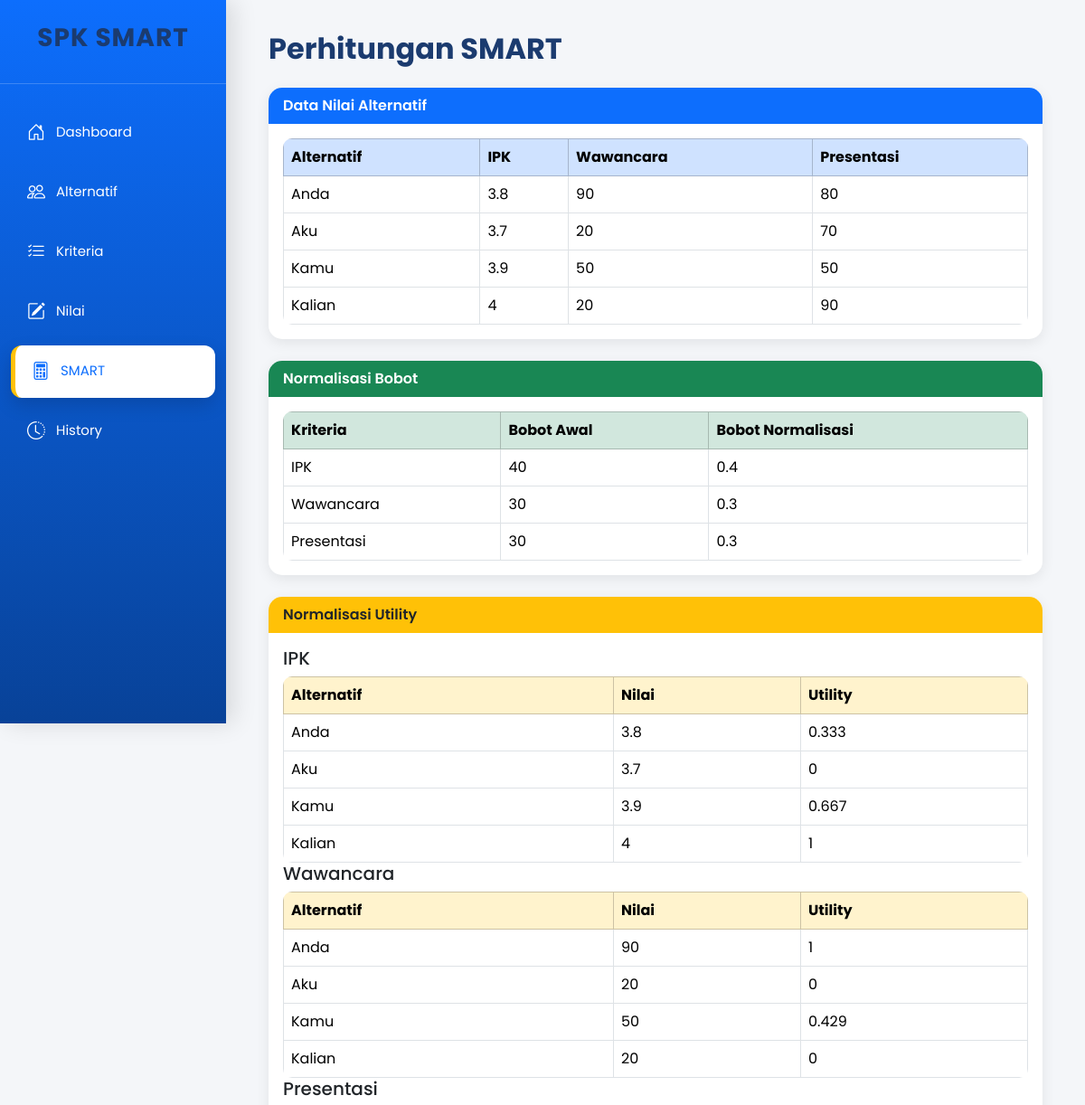
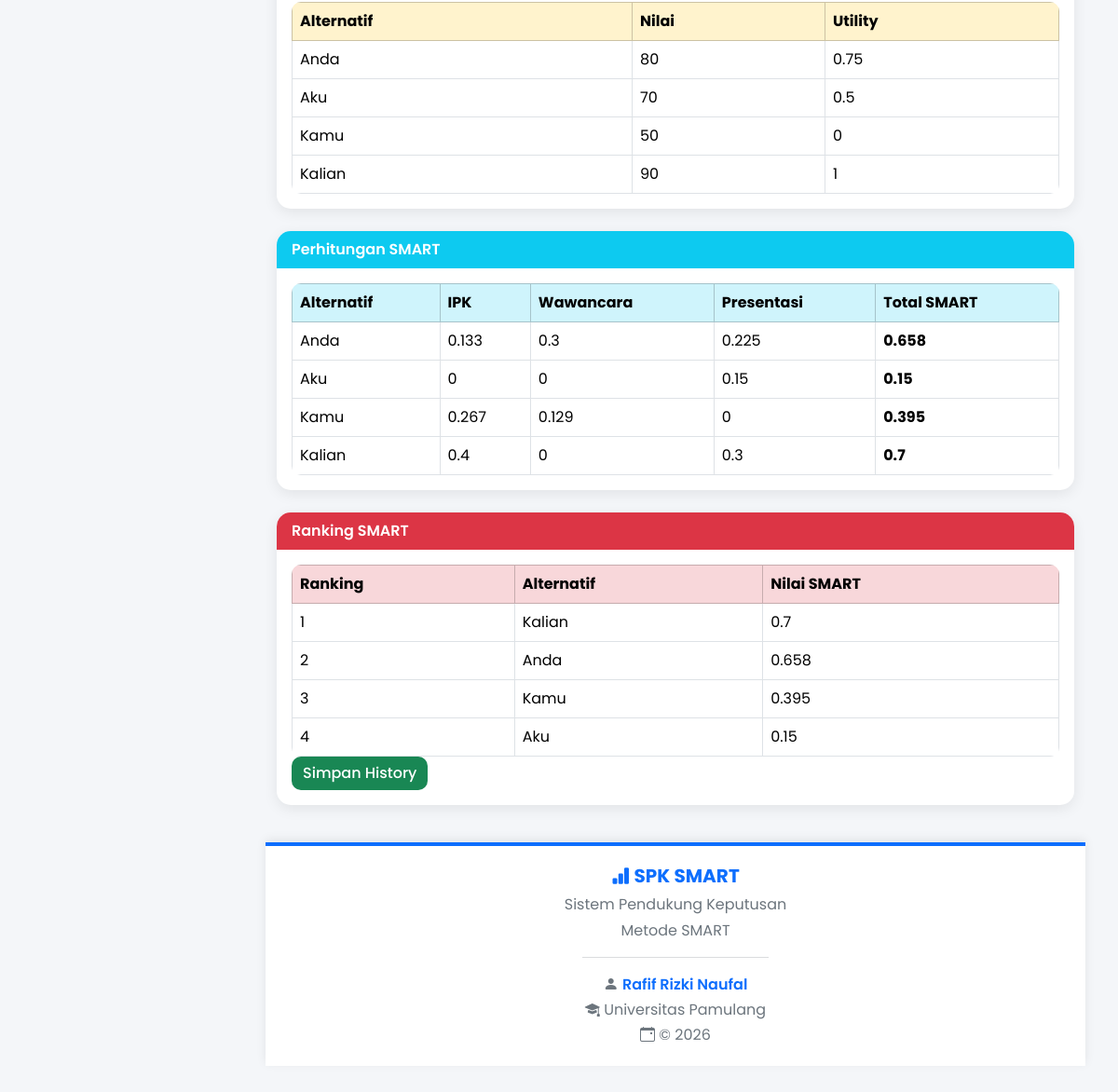
The page /smart/index.php on the database its author committed (2 pictures, top to bottom).
### tables this page shows
CREATE TABLE `kriteria` (
  `id_kriteria` int(11) NOT NULL,
  `nama_kriteria` varchar(100) NOT NULL,
  `bobot` double NOT NULL,
  `tipe` enum('benefit','cost') NOT NULL
);

CREATE TABLE `alternatif` (
  `id_alternatif` int(11) NOT NULL,
  `nama` varchar(100) NOT NULL
);

CREATE TABLE `nilai` (
  `id_nilai` int(11) NOT NULL,
  `id_alternatif` int(11) NOT NULL,
  `id_kriteria` int(11) NOT NULL,
  `nilai` double NOT NULL,
  `created_at` timestamp NOT NULL DEFAULT current_timestamp()
);

### smart/index.php (the view, shortened to what this page needs)
<?php
include "../config/koneksi.php";
include "../templates/header.php";
include "../templates/sidebar.php";
?>
<div class="container-fluid">
<h2 class="mb-4">Perhitungan SMART</h2>
<div class="card mb-4">
<div class="card-header bg-primary text-white">
Data Nilai Alternatif
</div>
<div class="card-body">
<table class="table table-bordered table-hover">
<thead class="table-primary">
<tr>
<th>Alternatif</th>
<?php
$kriteria = mysqli_query($conn,"SELECT * FROM kriteria ORDER BY id_kriteria");
while($k=mysqli_fetch_assoc($kriteria)){
?>
<th><?= $k['nama_kriteria']; ?></th>
<?php } ?>
</tr>
</thead>
<tbody>
<?php
$alternatif=mysqli_query($conn,"SELECT * FROM alternatif");
while($a=mysqli_fetch_assoc($alternatif)){
?>
<tr>
<td><?= $a['nama']; ?></td>
<?php
$kriteria=mysqli_query($conn,"SELECT * FROM kriteria ORDER BY id_kriteria");
while($k=mysqli_fetch_assoc($kriteria)){
$nilai=mysqli_query($conn,
"SELECT nilai
FROM nilai
WHERE id_alternatif='$a[id_alternatif]'
AND id_kriteria='$k[id_kriteria]'");
$n=mysqli_fetch_assoc($nilai);
?>
<td>
<?= $n['nilai'] ?? 0; ?>
</td>
<?php } ?>
</tr>
<?php } ?>
</tbody>
</table>
</div>
</div>
<div class="card mb-4">
<div class="card-header bg-success text-white">
Normalisasi Bobot
</div>
<div class="card-body">
<?php
$totalBobot=0;
$data=mysqli_query($conn,"SELECT * FROM kriteria");
while($d=mysqli_fetch_assoc($data)){
$totalBobot += $d['bobot'];
}
?>
<table class="table table-bordered">
<thead class="table-success">
<tr>
<th>Kriteria</th>
<th>Bobot Awal</th>
<th>Bobot Normalisasi</th>
</tr>
</thead>
<tbody>
<?php
$data=mysqli_query($conn,"SELECT * FROM kriteria");
while($d=mysqli_fetch_assoc($data)){
$normalisasi=$d['bobot']/$totalBobot;
?>
<tr>
<td><?= $d['nama_kriteria']; ?></td>
<td><?= $d['bobot']; ?></td>
<td><?= round($normalisasi,3); ?></td>
</tr>
<?php } ?>
</tbody>
</table>
</div>
</div>
<div class="card mb-4">
<div class="card-header bg-warning">
Normalisasi Utility
</div>
<div class="card-body">
<?php
$kriteria=mysqli_query($conn,"SELECT * FROM kriteria ORDER BY id_kriteria");
while($k=mysqli_fetch_assoc($kriteria)){
echo "<h5>".$k['nama_kriteria']."</h5>";
$max = mysqli_fetch_assoc(mysqli_query($conn,
"SELECT MAX(nilai) AS maxnilai
FROM nilai
WHERE id_kriteria='".$k['id_kriteria']."'"
));
$min = mysqli_fetch_assoc(mysqli_query($conn,
"SELECT MIN(nilai) AS minnilai
FROM nilai
WHERE id_kriteria='".$k['id_kriteria']."'"
));
?>
<table class="table table-bordered">
<tr class="table-warning">
<th>Alternatif</th>
<th>Nilai</th>
<th>Utility</th>
</tr>
<?php
$alternatif = mysqli_query($conn,"SELECT * FROM alternatif");
while($a=mysqli_fetch_assoc($alternatif)){
$n = mysqli_fetch_assoc(mysqli_query($conn,
"SELECT nilai
FROM nilai
WHERE id_alternatif='".$a['id_alternatif']."'
AND id_kriteria='".$k['id_kriteria']."'"
));
if($max['maxnilai']==$min['minnilai']){
$utility=1;
}else{
$nilaiAlternatif = $n['nilai'] ?? 0;
if($k['tipe']=="benefit"){
    $utility =
    ($nilaiAlternatif-$min['minnilai'])
    /
    ($max['maxnilai']-$min['minnilai']);
}else{
    $utility =
    ($max['maxnilai']-$nilaiAlternatif)
    /
    ($max['maxnilai']-$min['minnilai']);
}
}
?>
<tr>
<td><?= $a['nama']; ?></td>
<td><?= $n['nilai'] ?? '-'; ?></td>
<td><?= round($utility,3); ?></td>
</tr>
<?php } ?>
</table>
<?php } ?>
</div>
</div>
<div class="card mb-4">
<div class="card-header bg-info text-white">
Perhitungan SMART
</div>
<div class="card-body">
<table class="table table-bordered table-hover">
<thead class="table-info">
<tr>
<th>Alternatif</th>
<?php
$kriteria=mysqli_query($conn,"SELECT * FROM kriteria ORDER BY id_kriteria");
while($k=mysqli_fetch_assoc($kriteria)){
?>
<th><?= $k['nama_kriteria']; ?></th>
<?php } ?>
<th>Total SMART</th>
</tr>
</thead>
<tbody>
<?php
$totalBobot=0;
$q=mysqli_query($conn,"SELECT * FROM kriteria");
while($b=mysqli_fetch_assoc($q)){
$totalBobot += $b['bobot'];
}
$alternatif=mysqli_query($conn,"SELECT * FROM alternatif");
while($a=mysqli_fetch_assoc($alternatif)){
$total=0;
?>
<tr>
<td><?= $a['nama']; ?></td>
<?php
$kriteria=mysqli_query($conn,"SELECT * FROM kriteria ORDER BY id_kriteria");
while($k=mysqli_fetch_assoc($kriteria)){
$nilai=mysqli_fetch_assoc(mysqli_query($conn,"
SELECT nilai
FROM nilai
WHERE id_alternatif='".$a['id_alternatif']."'
AND id_kriteria='".$k['id_kriteria']."'
"));
$max=mysqli_fetch_assoc(mysqli_query($conn,"
SELECT MAX(nilai) AS maxnilai
FROM nilai
WHERE id_kriteria='".$k['id_kriteria']."'
"));
$min=mysqli_fetch_assoc(mysqli_query($conn,"
SELECT MIN(nilai) AS minnilai
FROM nilai
WHERE id_kriteria='".$k['id_kriteria']."'
"));
if($max['maxnilai']==$min['minnilai']){
    $utility = 1;
}else{
    $nilaiAlternatif = $nilai['nilai'] ?? 0;
    if($k['tipe']=="benefit"){
        $utility =
        ($nilaiAlternatif-$min['minnilai'])/
        ($max['maxnilai']-$min['minnilai']);
    }else{
        $utility =
        ($max['maxnilai']-$nilaiAlternatif)/
        ($max['maxnilai']-$min['minnilai']);
    }
}
$bobot=$k['bobot']/$totalBobot;
$hasil=$utility*$bobot;
$total += $hasil;
?>
<td>
<?= round($hasil,3); ?>
</td>
<?php } ?>
<td>
<strong><?= round($total,3); ?></strong>
</td>
</tr>
<?php } ?>
</tbody>
</table>
</div>
</div>
<div class="card mb-4">
<div class="card-header bg-danger text-white">
Ranking SMART
</div>
<div class="card-body">
<?php
$dataRanking=[];
$totalBobot=0;
$q=mysqli_query($conn,"SELECT * FROM kriteria");
while($b=mysqli_fetch_assoc($q)){
$totalBobot += $b['bobot'];
}
$alternatif=mysqli_query($conn,"SELECT * FROM alternatif");
while($a=mysqli_fetch_assoc($alternatif)){
$total=0;
$kriteria=mysqli_query($conn,"SELECT * FROM kriteria");
while($k=mysqli_fetch_assoc($kriteria)){
$nilai=mysqli_fetch_assoc(mysqli_query($conn,"
SELECT nilai
FROM nilai
WHERE id_alternatif='".$a['id_alternatif']."'
AND id_kriteria='".$k['id_kriteria']."'
"));
$max=mysqli_fetch_assoc(mysqli_query($conn,"
SELECT MAX(nilai) AS maxnilai
FROM nilai
WHERE id_kriteria='".$k['id_kriteria']."'
"));
$min=mysqli_fetch_assoc(mysqli_query($conn,"
SELECT MIN(nilai) AS minnilai
FROM nilai
WHERE id_kriteria='".$k['id_kriteria']."'
"));
if($max['maxnilai']==$min['minnilai']){
    $utility = 1;
}else{
    $nilaiAlternatif = $nilai['nilai'] ?? 0;
    if($k['tipe']=="benefit"){
        $utility =
        ($nilaiAlternatif-$min['minnilai'])/
        ($max['maxnilai']-$min['minnilai']);
    }else{
        $utility =
        ($max['maxnilai']-$nilaiAlternatif)/
        ($max['maxnilai']-$min['minnilai']);
    }
}
$bobot=$k['bobot']/$totalBobot;
$total += ($utility*$bobot);
}
$dataRanking[]=[
'nama'=>$a['nama'],
'nilai'=>$total
];
}
usort($dataRanking,function($a,$b){
return $b['nilai'] <=> $a['nilai'];
});
?>
<table class="table table-bordered">
<thead class="table-danger">
<tr>
<th>Ranking</th>
<th>Alternatif</th>
<th>Nilai SMART</th>
</tr>
</thead>
<tbody>
<?php
$rank=1;
foreach($dataRanking as $d){
?>
<tr>
<td><?= $rank++; ?></td>
<td><?= $d['nama']; ?></td>
<td><?= round($d['nilai'],3); ?></td>
</tr>
<?php } ?>
</tbody>
</table>
<form method="POST">
<button
type="submit"
name="simpan_history"
class="btn btn-success">
Simpan History
</button>
</form>
</div>
</div>
</div>
<?php
include "../templates/footer.php";
?>

### assets/css/style.css (style rules this page uses)
* { margin:0; padding:0; box-sizing:border-box; font-family:'Poppins',sans-serif; }
body { background:#f4f7fc; }
h1,h2,h3,h4 { color:#1b3b6f; font-weight:700; }
.card { border:none; border-radius:20px; overflow:hidden; box-shadow:0 10px 30px rgba(0,0,0,.08); transition:.35s; background:#fff; }
.card-header { font-weight:600; border:none; font-size:16px; }
.btn { border-radius:12px; transition:.3s; font-weight:500; }
.btn-success { border:none; }
.table { background:#fff; border-radius:15px; overflow:hidden; margin-bottom:0; }
.table thead { color:#fff; }
.table td { vertical-align:middle; }
.table tbody tr { transition:.25s; }
.card, .table, .btn { animation:fadeUp .5s ease; }

### templates/header.php (style rules this page uses)
body { font-family:'Poppins',sans-serif; background:#f4f6f9; }
.card { border:none; border-radius:15px; box-shadow:0 4px 15px rgba(0,0,0,.08); transition:.3s; }
.table { border-radius:10px; overflow:hidden; }
.table thead { font-weight:600; }
.btn { border-radius:10px; transition:.3s; }

### rows shown on the page
kriteria: nama_kriteria "IPK", nilai.nilai "3.8", nilai.nilai "3.7", nilai.nilai "3.9", nilai.nilai "4", bobot "40", bobot "0.4", hasil "0.133", hasil "0", hasil "0.267", hasil "0.4"
kriteria: nama_kriteria "Wawancara", nilai.nilai "90", nilai.nilai "20", nilai.nilai "50", bobot "30", bobot "0.3", hasil "0.3", hasil "0", hasil "0.129"
kriteria: nama_kriteria "Presentasi", nilai.nilai "80", nilai.nilai "70", nilai.nilai "50", nilai.nilai "90", bobot "30", bobot "0.3", hasil "0.225", hasil "0.15", hasil "0", hasil "0.3"
alternatif: nama "Anda", nilai.nilai "3.8", utility "0.333", nilai.nilai "90", utility "1", nilai.nilai "80", utility "0.75", total "0.658"
alternatif: nama "Aku", nilai.nilai "3.7", utility "0", nilai.nilai "20", nilai.nilai "70", utility "0.5", total "0.15"
alternatif: nama "Kamu", nilai.nilai "3.9", utility "0.667", nilai.nilai "50", utility "0.429", utility "0", total "0.395"
alternatif: nama "Kalian", nilai.nilai "4", utility "1", nilai.nilai "20", utility "0", nilai.nilai "90", total "0.7"

### other values the page prints
$d['nama'] "Kalian"
$d['nilai'] "0.7"
$d['nama'] "Anda"
$d['nilai'] "0.658"
$d['nama'] "Kamu"
$d['nilai'] "0.395"
$d['nama'] "Aku"
$d['nilai'] "0.15"
